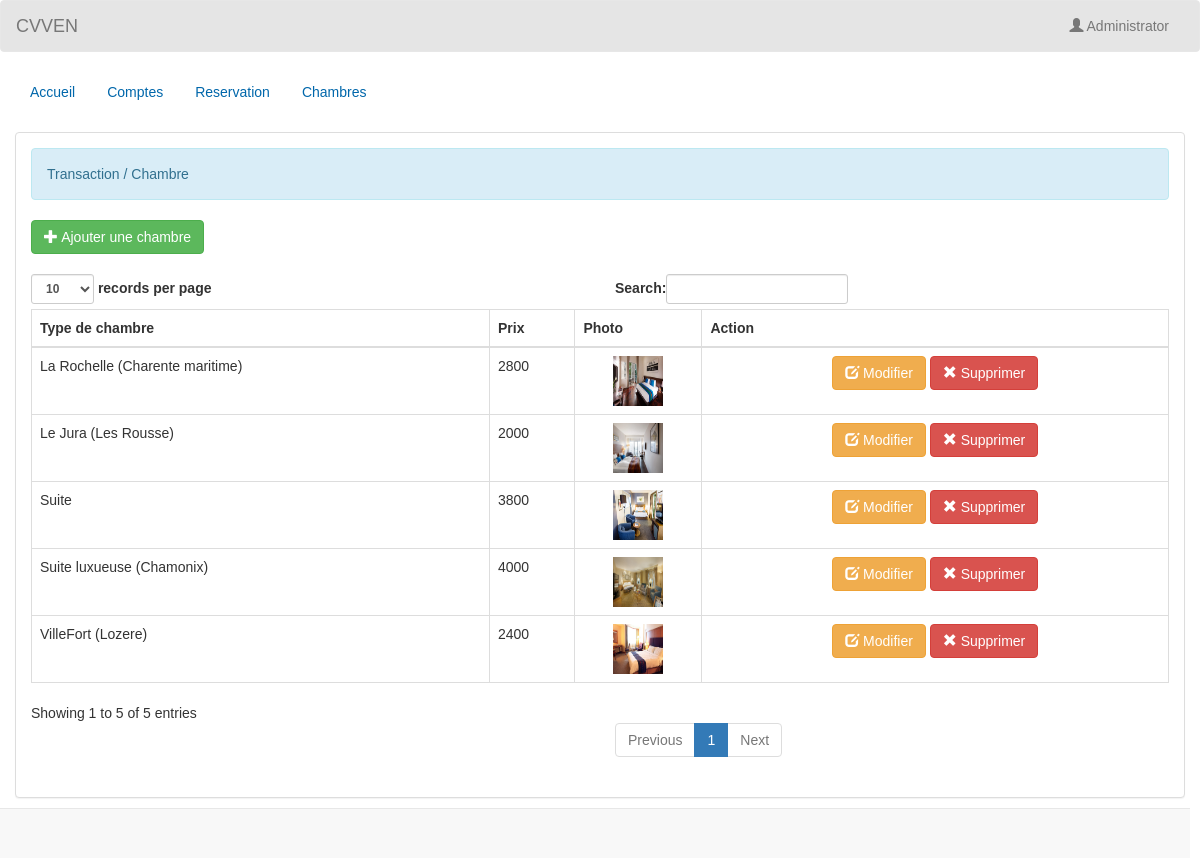
The page /admin/Chambre.php (signed in) on the database its author committed.
### tables this page shows
CREATE TABLE `chambre` (
  `chambre_id` int(11) NOT NULL,
  `chambre_type` varchar(50) NOT NULL,
  `prix` varchar(11) NOT NULL,
  `photo` varchar(100) NOT NULL
);

### admin/name.php (called while the page is built)
<?php
	require 'connect.php';
	$query = $conn->query("SELECT * FROM `admin` WHERE `admin_id` = '$_SESSION[admin_id]'") or die(mysqli_error());
	$fetch = $query->fetch_array();
	$name = $fetch['name'];
?>

### admin/Chambre.php (the view, shortened to what this page needs)
<!DOCTYPE html>
<?php
	require 'name.php';
?>
<html lang = "en">
	<head>
		<link rel = "stylesheet" type = "text/css" href = "../css/bootstrap.css " />
		<link rel = "stylesheet" type = "text/css" href = "../css/style.css" />
	</head>
<body>
	<nav style = "background-color:rgba(0, 0, 0, 0.1);" class = "navbar navbar-default">
		<div  class = "container-fluid">
			<div class = "navbar-header">
				<a class = "navbar-brand" >CVVEN</a>
			</div>
			<ul class = "nav navbar-nav pull-right ">
				<li class = "dropdown">
					<a class="dropdown-toggle" data-toggle="dropdown" role="button" aria-haspopup="true" aria-expanded="false"><i class = "glyphicon glyphicon-user"></i> <?php echo $name;?></a>
				</li>
			</ul>
		</div>
	</nav>
	<div class = "container-fluid">
		<ul class = "nav nav-pills">
			<li><a href = "AccueilAdmin.php">Accueil</a></li>
			<li><a href = "Comptes.php">Comptes</a></li>
			<li><a href = "reserve.php">Reservation</a></li>
			<li><a href = "Chambre.php">Chambres</a></li>
		</ul>
	</div>
	<br />
	<div class = "container-fluid">
		<div class = "panel panel-default">
			<div class = "panel-body">
				<div class = "alert alert-info">Transaction / Chambre</div>
				<a class = "btn btn-success" href = "AjouterChambre.php"><i class = "glyphicon glyphicon-plus"></i> Ajouter une chambre</a>
				<br />
				<br />
				<table id = "table" class = "table table-bordered">
					<thead>
						<tr>
							<th>Type de chambre</th>
							<th>Prix</th>
							<th>Photo</th>
							<th>Action</th>
						</tr>
					</thead>
					<tbody>
					<?php
						$query = $conn->query("SELECT * FROM `chambre`") or die(mysqli_error());
						while($fetch = $query->fetch_array()){
					?>
						<tr>
							<td><?php echo $fetch['chambre_type']?></td>
							<td><?php echo $fetch['prix']?></td>
							<td><center><img src = "../photo/<?php echo $fetch['photo']?>" height = "50" width = "50"/></center></td>
							<td><center><a class = "btn btn-warning" href = "edit_chambre.php?chambre_id=<?php echo $fetch['chambre_id']?>"><i class = "glyphicon glyphicon-edit"></i> Modifier</a> <a class = "btn btn-danger" onclick = "confirmationDelete(this); return false;" href = "SuppChambre.php?chambre_id=<?php echo $fetch['chambre_id']?>"><i class = "glyphicon glyphicon-remove"></i> Supprimer</a></center></td>
						</tr>
					<?php
						}
					?>
					</tbody>
				</table>
			</div>
		</div>
	</div>
	<br />
	<br />
	<div style = "text-align:right; margin-right:10px;" class = "navbar navbar-default navbar-fixed-bottom">
	</div>
</body>
</html>

### css/style.css (style rules this page uses)
body { font-family:Arial, Sans-Serif; }
a { color:#0067ab; text-decoration:none; }

### rows shown on the page
chambre: chambre_type "Le Jura (Les Rousse)", prix "2000", photo (picture)
chambre: chambre_type "VilleFort (Lozere)", prix "2400", photo (picture)
chambre: chambre_type "La Rochelle (Charente maritime)", prix "2800", photo (picture)
chambre: chambre_type "Suite", prix "3800", photo (picture)
chambre: chambre_type "Suite luxueuse (Chamonix)", prix "4000", photo (picture)

### other values the page prints
$name "Administrator"
